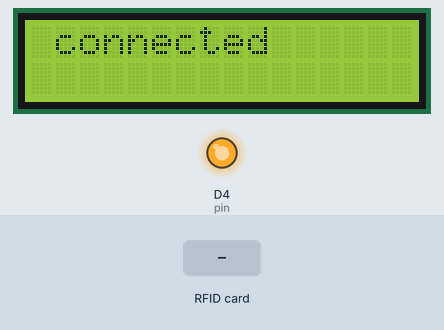
A sketch run on a simulated ESP8266 (NodeMCU). On the bench: 16×2 character LCD, output pins drawn as LEDs (lit = HIGH). The inputs (shaded band) are chosen by the test bench. WiFi joins after 1.5 s; servers stay silent unless stated; uploads are accepted with an empty reply; what the sketch prints to the serial monitor is not drawn.

Above: at 3.7 s.
9.9 s: RFID card 5E 7A 19 C4 held to the reader
Timing chart, 0 to 12.9 s (numbered marks = the images above; inputs shaded):
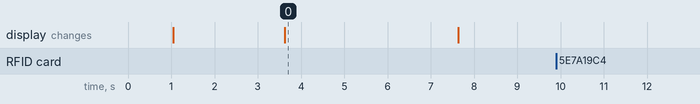

Measured:
- after the input at 9.9 s, every drawn part: stays the same
- what the display in image 0 shows lasts 4.0 s, from 3.6 s to 7.6 s

The sketch:

NodeMCU_RFIDv2_new.ino
```cpp
/* -----------------------------------------------------------------------------
  - Project: Development of Shared E- Micro Mobility with IoT
  - Author:  Chanduru V M
  - Date:  6/11/2021
   -----------------------------------------------------------------------------
  This code was created by HyloMobility for
  the RFID communicate with  database using NodeMCU.
   ---------------------------------------------------------------------------*/
//*******************************libraries********************************
//-----RFID-----------------------------
#include <SPI.h>
#include <MFRC522.h>
//***#include <MFRC522_I2C.h>  --for nfc
#include <LiquidCrystal_I2C.h>
#include <Wire.h>
//---NodeMCU--------------------------
#include <ESP8266WiFi.h>
#include <ESP8266HTTPClient.h>
//*****************************************************

/*
************ nfc rfid files****************
#include <PN532_I2C.h>
#include <PN532.h>
#include <NfcAdapter.h>
PN532_I2C pn532_i2c(Wire);
NfcAdapter nfc = NfcAdapter(pn532_i2c);
String CardID = "";
byte nuidPICC[4];
*/
//************************************************************************
#define SS_PIN D8  //D8  pin
#define RST_PIN D3  //D3  pin
//************************************************************************
MFRC522 mfrc522(SS_PIN, RST_PIN); // Create MFRC522 instance.  normal
//MFRC522 mfrc522(0x3C, RST); // nfc i2c
LiquidCrystal_I2C lcd(0x27, 16, 2);

const int pin = D4;
//************************************************************************
/* Set these to your desired wifi credentials. */
//const char *ssid = "hylomob";
//const char *password = "hylo";
const char *ssid = "chanduru";
const char *password = "123456789";
//const char *ssid = "OnePlus 5";
//const char *password = "Babydoll";
//const char *ssid = "VIVEK VAZIRANI";
//const char *password = "anandms05";
const char* device_token  = "c0add30bc816dfec";
//************************************************************************
String URL = "http://thangamgroups.com/getdata.php"; //computer IP or the server domain 162.241.123.127
String getData, Link;
String OldCardID = "";
String savecardid = "";
unsigned long previousMillis = 0;


//************************************************************************
void setup() {
  delay(1000);
  Serial.begin(115200);
  pinMode(pin, OUTPUT);
  digitalWrite(pin, HIGH);
  SPI.begin();  // Init SPI bus
   //nfc.begin();
  mfrc522.PCD_Init(); // Init MFRC522 card

  lcd.init();

  lcd.noBacklight();


  //---------------------------------------------
  connectToWiFi();
  /*lcd.setCursor(0,0);
   lcd.print("Hylomo Welcome u");
   lcd.setCursor(1,1);
   lcd.print("Tap the card");
   */
}
//************************************************************************
void loop() {
  //check if there's a connection to Wi-Fi or not
  if(!WiFi.isConnected()){
    connectToWiFi();    //Retry to connect to Wi-Fi
  }
  //---------------------------------------------
  if (millis() - previousMillis >= 15000) {
    previousMillis = millis();
    OldCardID="";

  }
  delay(50);


   //readNFC();

  //---------------------------------------------
  //look for new card
  if ( ! mfrc522.PICC_IsNewCardPresent()) {
    return;//got to start of loop if there is no card present
  }
  // Select one of the cards
  if ( ! mfrc522.PICC_ReadCardSerial()) {
    return;//if read card serial(0) returns 1, the uid struct contians the ID of the read card.
  }
  String CardID ="";
  for (byte i = 0; i < mfrc522.uid.size; i++) {
    CardID += mfrc522.uid.uidByte[i];
  }


  //---------------------------------------------
  if( CardID == OldCardID ){
    return;
  }
  else{
    OldCardID = CardID;
  }
  //---------------------------------------------


if( savecardid == "" ){
   Serial.println("savecard id in start");
  Serial.println(savecardid);
      savecardid=CardID;
       Serial.println("after add savecard to cardid");
     SendCardID(CardID);
     //Serial.println(savecardid);
  delay(1000);
  return;
}
  else if(CardID == savecardid){
    SendCardID(CardID);
     Serial.println("same card coming");
      delay(1000);
      savecardid = "";
Serial.println("same card coming after save card value");
//Serial.println(savecardid);
      return;
  }
  else{
    Serial.println("already one card is used");
    lcd.backlight();
        lcd.clear();
    lcd.setCursor(1,0);
   lcd.print("Sorry already");
   lcd.setCursor(2,1);
   lcd.print("I'm in use!");
   delay(3000);
   lcd.clear();
   lcd.setCursor(1,0);
   lcd.print("HYLOMOBILITY");

   return;

  }


// Serial.println(CardID);
// Serial.println("OldCardID=");
  //Serial.println(OldCardID);
 // SendCardID(CardID);
 // delay(1000);


}
//************send the Card UID to the website*************
void SendCardID( String Card_uid ){
  Serial.println("Sending the Card ID");
  if(WiFi.isConnected()){
    HTTPClient http;    //Declare object of class HTTPClient
    //GET Data
    getData = "?card_uid=" + String(Card_uid) + "&device_token=" + String(device_token); // Add the Card ID to the GET array in order to send it
    //GET methode
    Link = URL + getData;
    http.begin(Link); //initiate HTTP request   //Specify content-type header

    int httpCode = http.GET();   //Send the request
    String payload = http.getString();    //Get the response payload

  Serial.println(Link);   //Print HTTP return code
    Serial.println(httpCode);   //Print HTTP return code
    Serial.println(Card_uid);     //Print Card ID
    Serial.println(payload);    //Print request response payload


    if (httpCode == 200) {
      if (payload.substring(0, 5) == "login") {
        String user_name =  "welcome " + payload.substring(5);
        Serial.println(user_name);
        digitalWrite(pin, LOW);
        String uname = payload.substring(5);
             lcd.clear();
          lcd.backlight();
         lcd.setCursor(0,0);
   lcd.print("HYLOMOBILITY");
   lcd.setCursor(2,1);
   lcd.print("Welcomes You!!");
   delay(2000);
        lcd.clear();
         lcd.setCursor(0,0);
         lcd.print("Happy Journey!!");
   lcd.setCursor(0,1);
   lcd.print(payload.substring(5));


      }
      else if (payload.substring(0, 6) == "logout") {
        String user_name = " Thanks for Ride!" + payload.substring(6);
        Serial.println(user_name);
        String uname = payload.substring(6);
        digitalWrite(pin, HIGH);
        savecardid = "";
        lcd.clear();
         lcd.backlight();
         lcd.setCursor(0,0);
   lcd.print("Thanks for Ride!");
   lcd.setCursor(2,1);
   lcd.print(uname);
    delay(4000);
    lcd.clear();
     lcd.noBacklight();
    /*lcd.setCursor(0,0);
   lcd.print("Hylomo Welcome u");
   lcd.setCursor(1,1);
   lcd.print("Tap the card");
   */


      }
      else if (payload == "succesful") {

      }
      else if (payload == "available") {

      }
      else if (payload == "Not found!") {
        Serial.println(payload);
        lcd.clear();
         lcd.backlight();
         lcd.setCursor(1,0);
   lcd.print("Card Invalid!!");
   savecardid = "";
    delay(4000);
    lcd.clear();
      lcd.noBacklight();

      }
      delay(100);
      http.end();  //Close connection
    }
  }
}

/*void readNFC()
{
 if (nfc.tagPresent())
 {
   NfcTag tag = nfc.read();
   tag.print();
   tagId = tag.getUidString();
 }
 delay(5000);
}*/
//********************connect to the WiFi******************
void connectToWiFi(){
    WiFi.mode(WIFI_OFF);        //Prevents reconnection issue (taking too long to connect)
    delay(1000);
    WiFi.mode(WIFI_STA);
    Serial.print("Connecting to ");
    Serial.println(ssid);
    WiFi.begin(ssid, password);

    while (WiFi.status() != WL_CONNECTED) {
      delay(500);
      Serial.print(".");
    }
    Serial.println("");
    Serial.println("Connected");

    lcd.clear();
         lcd.backlight();
         lcd.setCursor(1,0);
   lcd.print("connected");
    delay(4000);
    lcd.clear();
      lcd.noBacklight();

    Serial.print("IP address: ");
    Serial.println(WiFi.localIP());  //IP address assigned to your ESP

    delay(1000);
}
//=======================================================================
```
